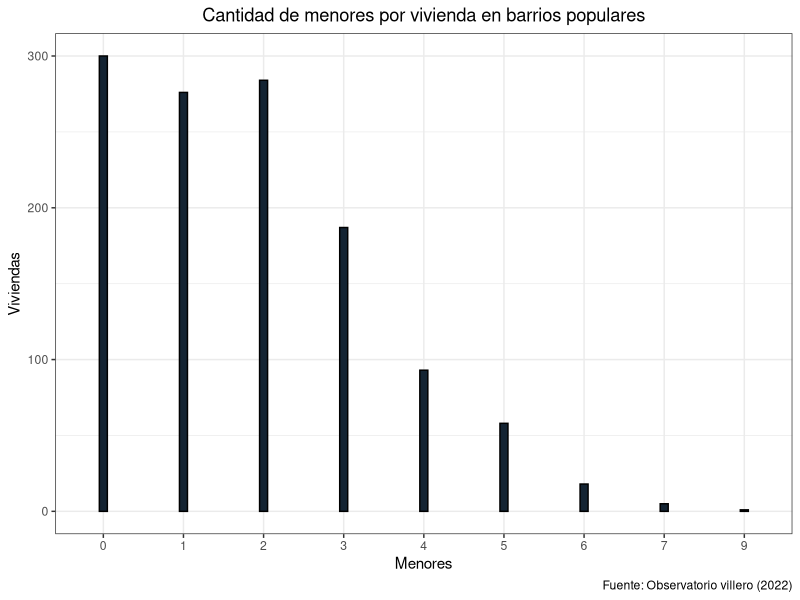

Here is the R script that generated this plot:
install.packages("tidyverse")

library(readxl)
library(ggplot2)

# Leo el xlsx
df = read_excel("Datos_LP.xlsx", sheet = "FILTRO");

data = data.frame(
  integrantes = as.factor(df$Menores)
)

ggplot(data, aes(x=integrantes)) +
  geom_bar(fill="#142433", color="black", width=.1) +
  xlab("Menores") +
  ylab("Viviendas") +
  labs(title = "Cantidad de menores por vivienda en barrios populares",
       caption = "Fuente: Observatorio villero (2022)") +
  theme_bw() +
  theme(plot.title = element_text(hjust = 0.5))

